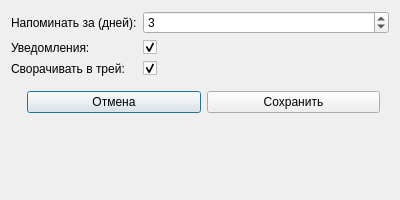
<?xml version="1.0" encoding="UTF-8"?>
<ui version="4.0">
 <class>SettingsForm</class>
 <widget class="QDialog" name="SettingsForm">
  <property name="geometry">
   <rect>
    <x>0</x>
    <y>0</y>
    <width>400</width>
    <height>200</height>
   </rect>
  </property>
  <property name="windowTitle">
   <string>Настройки</string>
  </property>
  <layout class="QFormLayout" name="formLayout">
   <item row="0" column="0">
    <widget class="QLabel"><property name="text"><string>Напоминать за (дней):</string></property></widget>
   </item>
   <item row="0" column="1">
    <widget class="QSpinBox" name="defaultRemindDays">
     <property name="minimum"><number>0</number></property>
     <property name="maximum"><number>365</number></property>
     <property name="value"><number>3</number></property>
    </widget>
   </item>
   <item row="1" column="0">
    <widget class="QLabel"><property name="text"><string>Уведомления:</string></property></widget>
   </item>
   <item row="1" column="1">
    <widget class="QCheckBox" name="enableNotifications">
     <property name="checked"><bool>true</bool></property>
    </widget>
   </item>
   <item row="2" column="0">
    <widget class="QLabel"><property name="text"><string>Сворачивать в трей:</string></property></widget>
   </item>
   <item row="2" column="1">
    <widget class="QCheckBox" name="minimizeToTray">
     <property name="checked"><bool>true</bool></property>
    </widget>
   </item>
   <item row="3" column="0" colspan="2">
    <widget class="QWidget" name="settingsBtnWidget">
     <layout class="QHBoxLayout" name="settingsBtnLayout">
      <item>
       <spacer><property name="orientation"><enum>Qt::Horizontal</enum></property></spacer>
      </item>
      <item>
       <widget class="QPushButton" name="settingsCancelBtn">
        <property name="text"><string>Отмена</string></property>
       </widget>
      </item>
      <item>
       <widget class="QPushButton" name="settingsSaveBtn">
        <property name="text"><string>Сохранить</string></property>
       </widget>
      </item>
     </layout>
    </widget>
   </item>
  </layout>
 </widget>
 <resources/>
 <connections/>
</ui>
